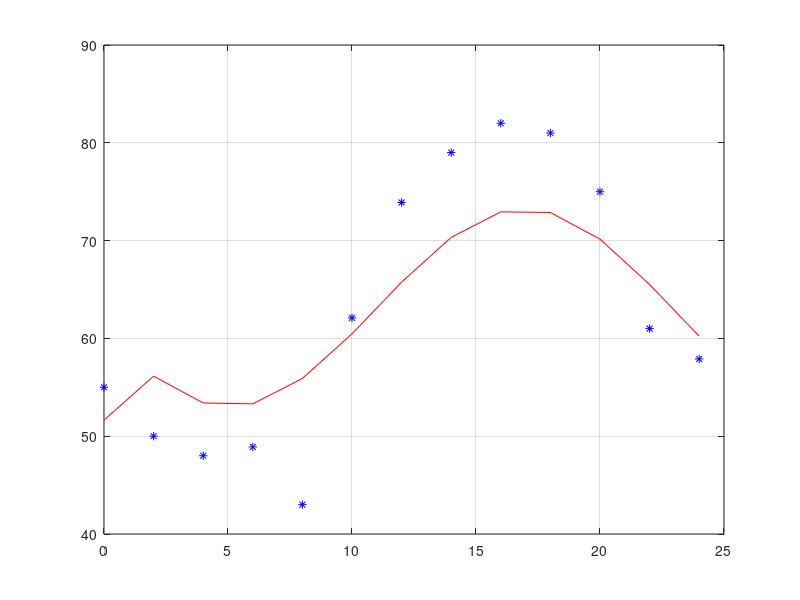

Write the MATLAB code that produced this figure.
t=[0 2 4 6 8 10 12 14 16 18 20 22 24]

temp=[55 50 48 48.9 43 62.1 73.9 79 82 81 75 61 57.9]

hightemp = max(temp)

lowtemp = min(temp)

yr = (hightemp-lowtemp);                 % Range of ‘y’

yz = temp-hightemp+(yr/2);

meantemp = mean(temp)                 % Estimate offset

fit = @(a,t) (a(6)+t.^a(5)).*a(1).*(cosd(2*pi*t./a(2) + 2*pi/a(3))) + a(4);    % Function to fit

fcn = @(a) norm(fit(a,t) - temp);                                                  % Least-Squares fit

s = fminsearch(fcn, [yr; pi; -1; meantemp; 1; 1]);                                 % Minimise fit

xp = t;

figure(1)

plot(t,temp,'*b', xp,real(fit(s,xp)), 'r')

grid